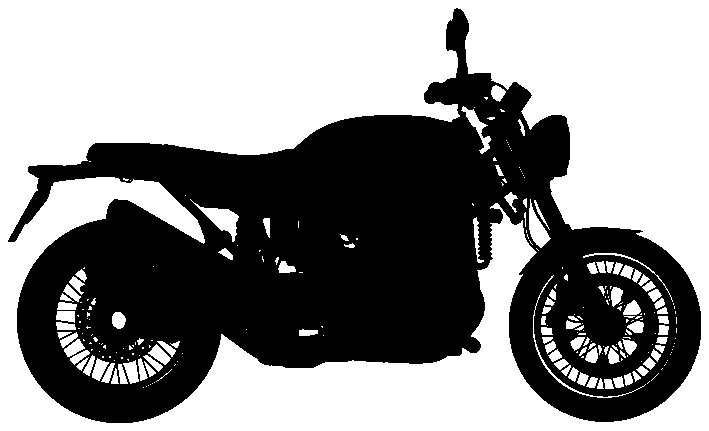
#> input picture web/assets/silhouette.png, 709 x 431 px
$ python silhouette_line.py ../web/assets/silhouette.png
#> lines starting #> are read from the running program, lines starting #| are printed output that depends on the picture; after the words box and inside, x2 and y2 are one past the last pixel; in counts of white or black regions, pixels touching at a corner belong together
# Line silhouette for the loader from the colour-coded render (tools/silhouette.mjs).
# python3 tools/silhouette_line.py <groups.png>  ->  web/assets/silhouette-line.png
import sys
from PIL import Image, ImageFilter, ImageChops, ImageDraw
src=Image.open(sys.argv[1]).convert('RGB');W,H=src.size;px=src.load()
#> after `src = Image.open(sys.argv[1]).convert('RGB')`: src: PIL image 709x431 RGB; every value is 0
#> after `W, H = src.size`: W = 709; H = 431
# flat colours as they come out of the renderer (tone mapping softens them), plus the white background
GROUPS={'wheels':(255,26,26),'tank':(153,224,90),'seat':(0,0,220),'engine':(227,227,110),'exhaust':(245,53,240),'front':(160,229,229),'rest':(0,0,0)}
BG=(255,255,255)
def d2(p,c):return (p[0]-c[0])**2+(p[1]-c[1])**2+(p[2]-c[2])**2
masks={k:Image.new('L',(W,H),0) for k in GROUPS}
mp={k:m.load() for k,m in masks.items()}
for y in range(H):
  for x in range(W):
    p=px[x,y];best,bd='bg',d2(p,BG)
    for k,c in GROUPS.items():
      d=d2(p,c)
      if d<bd:best,bd=k,d
    if best!='bg':mp[best][x,y]=255
#> after the loop, mp = 7 items
def solid(m,close):
  m=m.filter(ImageFilter.MaxFilter(close)).filter(ImageFilter.MinFilter(close))
  pad=Image.new('L',(W+4,H+4),0);pad.paste(m,(2,2));ImageDraw.floodfill(pad,(0,0),128)
  s=pad.point(lambda v:0 if v==128 else 255).crop((2,2,W+2,H+2))
  return s.filter(ImageFilter.GaussianBlur(2.5)).point(lambda v:255 if v>127 else 0)
def edge(s,w):return ImageChops.subtract(s.filter(ImageFilter.MaxFilter(w)),s)
def smooth(m,close,blur):
  s=solid(m,close);return s.filter(ImageFilter.GaussianBlur(blur)).point(lambda v:255 if v>127 else 0)
whole=Image.new('L',(W,H),0)
#> whole: PIL image 709x431 L; every value is 0
for m in masks.values():whole=ImageChops.lighter(whole,m)
#> whole: PIL image 709x431 L; every value is 255
line=edge(smooth(whole,15,3),7)
#> in solid, `pad = Image.new('L', (W + 4, H + 4), 0)`: pad: PIL image 713x435 L; every value is 0
#> in solid, `pad.paste(m, (2, 2))`:
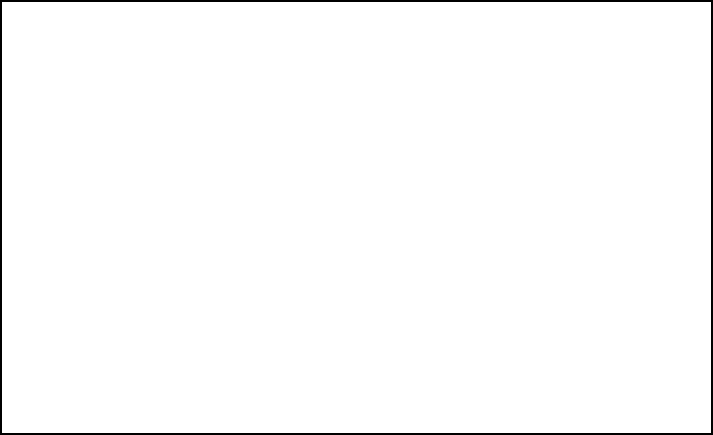
#> pad: PIL image 713x435 L; 98.5% white; 1 black region, box (x1, y1, x2, y2) and area: (0, 0, 713, 435) 4576
for k,cl,bl in [('tank',9,3),('seat',9,3),('engine',35,8),('exhaust',13,3)]:
  line=ImageChops.lighter(line,edge(smooth(masks[k],cl,bl),5))
# wheels: clean circles from the real wheel size and position (tyre, rim, hub)
d=ImageDraw.Draw(line);wm=masks['wheels']
for half in [(0,0,W//2,H),(W//2,0,W,H)]:
  bb=wm.crop(half).getbbox()
  if not bb:continue
  x0,y0,x1,y1=bb[0]+half[0],bb[1],bb[2]+half[0],bb[3];cx,cy=(x0+x1)/2,(y0+y1)/2;R=max(x1-x0,y1-y0)/2
  for k,w in [(1.0,5),(0.70,4),(0.13,4)]:
    r=R*k-w/2;d.ellipse((cx-r,cy-r,cx+r,cy+r),outline=255,width=w)
bb=line.getbbox();m=10
#> after `bb = line.getbbox()`: bb = None
#> (the run stopped early here; a loop or call above may not have finished)
